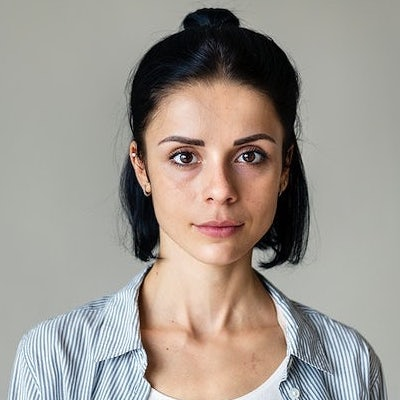
#> input picture sample_input_1.jpg, 400 x 400 px
$ python -i instagramFilter.py   (imports and definitions only)
#> lines starting #> are read from the running program, lines starting #| are printed output that depends on the picture; pictures that were not available may be replaced by others from this repository, and a replacement may not be noted
'''
CIS Username: tgkh12
Submodule: Image Processing
'''

##############################
import cv2 as cv
import numpy as np
import math
import random
from argparse import ArgumentParser
##############################

### Problem 1: Light Leak and Rainbow Light Leak ###

def gamma_correct(coeff):
    return np.array([((i / 255.0) ** coeff) * 255 for i in np.arange(0, 256)]).astype("uint8")

def problem1(inputImg, darkCoeff=2.5, blendCoeff=1, option=1):
    imgCopy = np.copy(inputImg)
    light_mask = cv.imread('./mask2.jpg', cv.IMREAD_COLOR)
    gamma_correction = gamma_correct(darkCoeff) # creates a gamma correction lookup table
    mask_correction = gamma_correct(15)
    mask = cv.LUT(light_mask, mask_correction)
    outputImg = cv.LUT(imgCopy, gamma_correction)
    a = cv.addWeighted(outputImg, 1, mask, 0.2, 5) ## can't use this function, have to implement on my own

    return a

#####################################################

### Problem 2: Pencil/Charcoal Effect ###
# https://medium.com/@akumar5/computer-vision-gaussian-filter-from-scratch-b485837b6e09 <== Gaussian Blur Example
# https://www.askaswiss.com/2016/01/how-to-create-pencil-sketch-opencv-python.html

# [370 lines left out: functions add_salt_and_pepper, gaussian_noise, random_uniform_noise, apply_motion_blur, dodge_naive, problem2 and 8 more, not called in this run]

# [2 lines not run here, left out]


>>> import cv2
>>> picture = cv2.imread('sample_input_1.jpg', cv2.IMREAD_GRAYSCALE)
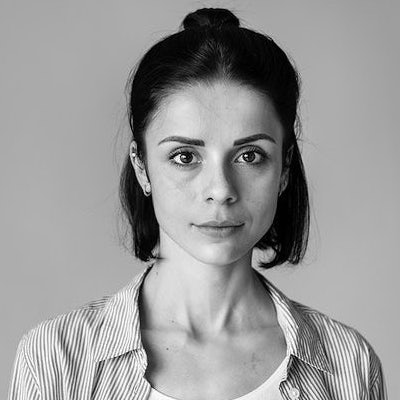
#> picture: shape (400, 400); min 0, max 255, mean 152.5
>>> result = problem1(picture)
#> in problem1, light_mask is the input picture: shape (400, 400, 3); mean B, G, R 143.9, 151.2, 158.4
#> in problem1, `mask = cv.LUT(light_mask, mask_correction)`:
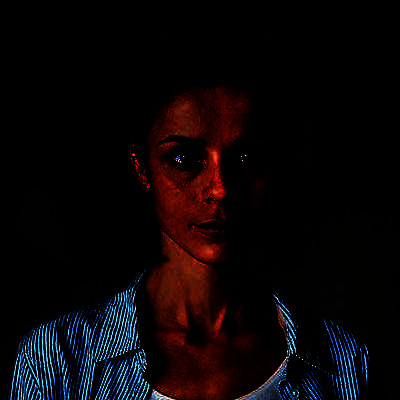
#> mask: shape (400, 400, 3); mean B, G, R 7.3, 5.5, 10
#> in problem1, `outputImg = cv.LUT(imgCopy, gamma_correction)`:
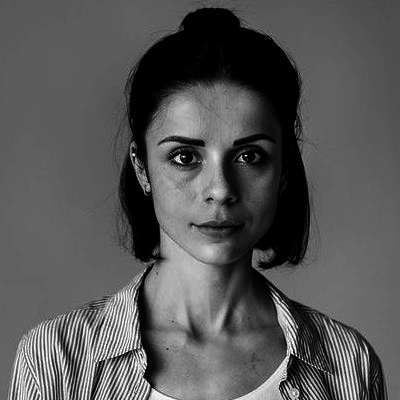
#> outputImg: shape (400, 400); min 0, max 255, mean 86.6
#> (the run stopped early here; a loop or call above may not have finished)
